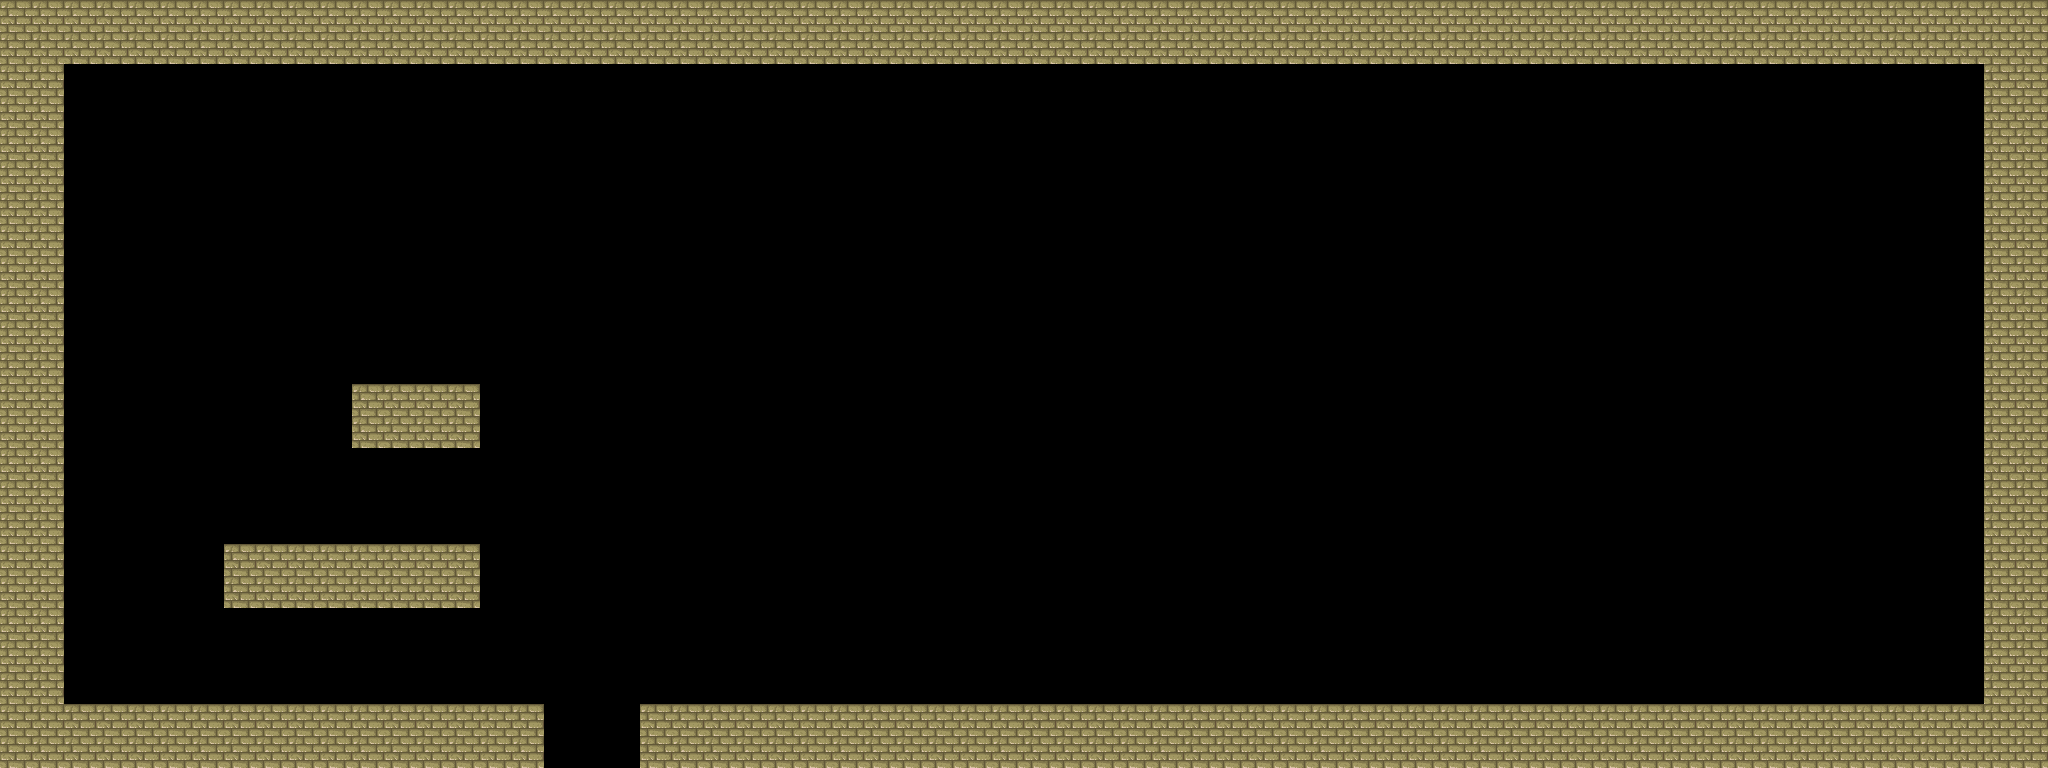

A 2D game scene composited from a Tiled map and its tileset images. What follows is a short description and the map's XML, with each tile layer's data collapsed to a summary:
An orthogonal 64x24 tile map with 32x32 px tiles, 1 tile layer (Map), 1 hidden layer not drawn, 2 tilesets.

<map version="1.9" tiledversion="1.9.2" orientation="orthogonal" renderorder="right-down" width="64" height="24" tilewidth="32" tileheight="32" infinite="0" nextlayerid="6" nextobjectid="8">
 <tileset firstgid="1" name="tmw_desert_spacing" tilewidth="32" tileheight="32" spacing="1" margin="1" tilecount="48" columns="8">
  <image source="tmw_desert_spacing.png" width="265" height="199" />
  <wangsets>
   <wangset name="Brick" type="corner" tile="9">
    <wangcolor name="" color="#ff0000" tile="-1" probability="1" />
    <wangtile tileid="0" wangid="0,0,0,1,0,0,0,0" />
    <wangtile tileid="1" wangid="0,0,0,1,0,1,0,0" />
    <wangtile tileid="2" wangid="0,0,0,0,0,1,0,0" />
    <wangtile tileid="8" wangid="0,1,0,1,0,0,0,0" />
    <wangtile tileid="9" wangid="0,1,0,1,0,1,0,1" />
    <wangtile tileid="10" wangid="0,0,0,0,0,1,0,1" />
    <wangtile tileid="16" wangid="0,1,0,0,0,0,0,0" />
    <wangtile tileid="17" wangid="0,1,0,0,0,0,0,1" />
    <wangtile tileid="18" wangid="0,0,0,0,0,0,0,1" />
    <wangtile tileid="19" wangid="0,1,0,0,0,1,0,1" />
    <wangtile tileid="20" wangid="0,1,0,1,0,0,0,1" />
    <wangtile tileid="27" wangid="0,0,0,1,0,1,0,1" />
    <wangtile tileid="28" wangid="0,1,0,1,0,1,0,0" />
   </wangset>
   <wangset name="Marble" type="corner" tile="33">
    <wangcolor name="" color="#ff0000" tile="-1" probability="1" />
    <wangtile tileid="24" wangid="0,0,0,1,0,0,0,0" />
    <wangtile tileid="25" wangid="0,0,0,1,0,1,0,0" />
    <wangtile tileid="26" wangid="0,0,0,0,0,1,0,0" />
    <wangtile tileid="32" wangid="0,1,0,1,0,0,0,0" />
    <wangtile tileid="33" wangid="0,1,0,1,0,1,0,1" />
    <wangtile tileid="34" wangid="0,0,0,0,0,1,0,1" />
    <wangtile tileid="35" wangid="0,1,0,0,0,1,0,1" />
    <wangtile tileid="36" wangid="0,1,0,1,0,0,0,1" />
    <wangtile tileid="40" wangid="0,1,0,0,0,0,0,0" />
    <wangtile tileid="41" wangid="0,1,0,0,0,0,0,1" />
    <wangtile tileid="42" wangid="0,0,0,0,0,0,0,1" />
    <wangtile tileid="43" wangid="0,0,0,1,0,1,0,1" />
    <wangtile tileid="44" wangid="0,1,0,1,0,1,0,0" />
   </wangset>
   <wangset name="Sand" type="corner" tile="14">
    <wangcolor name="" color="#ff0000" tile="29" probability="1" />
    <wangtile tileid="3" wangid="0,1,0,0,0,1,0,1" />
    <wangtile tileid="4" wangid="0,1,0,1,0,0,0,1" />
    <wangtile tileid="5" wangid="0,0,0,1,0,0,0,0" />
    <wangtile tileid="6" wangid="0,0,0,1,0,1,0,0" />
    <wangtile tileid="7" wangid="0,0,0,0,0,1,0,0" />
    <wangtile tileid="11" wangid="0,0,0,1,0,1,0,1" />
    <wangtile tileid="12" wangid="0,1,0,1,0,1,0,0" />
    <wangtile tileid="13" wangid="0,1,0,1,0,0,0,0" />
    <wangtile tileid="14" wangid="0,1,0,1,0,1,0,1" />
    <wangtile tileid="15" wangid="0,0,0,0,0,1,0,1" />
    <wangtile tileid="21" wangid="0,1,0,0,0,0,0,0" />
    <wangtile tileid="22" wangid="0,1,0,0,0,0,0,1" />
    <wangtile tileid="23" wangid="0,0,0,0,0,0,0,1" />
   </wangset>
  </wangsets>
 </tileset>
 <tileset firstgid="49" name="MapMetadata" tilewidth="32" tileheight="32" spacing="1" margin="1" tilecount="2" columns="2">
  <image source="MapMetadata.png" width="67" height="34" />
 </tileset>
 <layer id="1" name="Map" width="64" height="24">
  <properties>
   <property name="Draw" type="bool" value="true" />
  </properties>
  <data>[1536 cells, 354 non-empty, 1 distinct tile ids]</data>
 </layer>
 <imagelayer id="5" name="Background" />
 <layer id="2" name="Colisions" width="64" height="24" visible="0">
  <properties>
   <property name="Draw" type="bool" value="false" />
  </properties>
  <data>[1536 cells, 354 non-empty, 1 distinct tile ids]</data>
 </layer>
</map>
